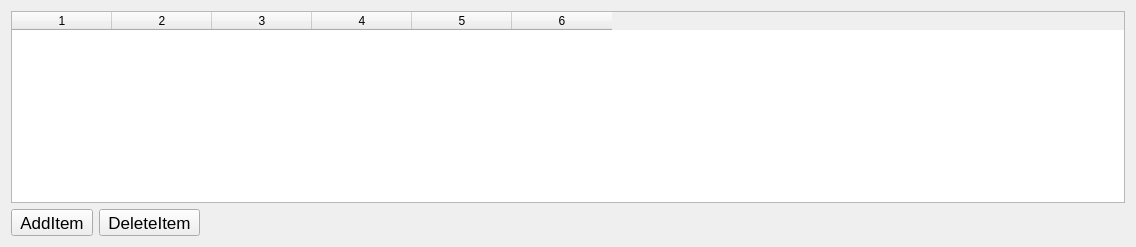
          <widget class="QWidget" name="tabKernel2">
           <attribute name="title">
            <string>Block</string>
           </attribute>
           <layout class="QGridLayout" name="gridLayout_13">
            <item row="0" column="0" colspan="3">
             <widget class="QTableWidget" name="table_kernel_block">
              <property name="rowCount">
               <number>0</number>
              </property>
              <property name="columnCount">
               <number>6</number>
              </property>
              <column/>
              <column/>
              <column/>
              <column/>
              <column/>
              <column/>
             </widget>
            </item>
            <item row="1" column="0">
             <widget class="QToolButton" name="btnKernelBlock_Add">
              <property name="font">
               <font>
                <pointsize>13</pointsize>
               </font>
              </property>
              <property name="text">
               <string>AddItem</string>
              </property>
              <property name="icon">
               <iconset resource="qtocc.qrc">
                <normaloff>:/icon/add.png</normaloff>:/icon/add.png</iconset>
              </property>
              <property name="iconSize">
               <size>
                <width>20</width>
                <height>20</height>
               </size>
              </property>
             </widget>
            </item>
            <item row="1" column="1">
             <widget class="QToolButton" name="btnKernelBlock_Del">
              <property name="font">
               <font>
                <pointsize>13</pointsize>
               </font>
              </property>
              <property name="text">
               <string>DeleteItem</string>
              </property>
              <property name="icon">
               <iconset resource="qtocc.qrc">
                <normaloff>:/icon/del.png</normaloff>:/icon/del.png</iconset>
              </property>
              <property name="iconSize">
               <size>
                <width>20</width>
                <height>20</height>
               </size>
              </property>
              <property name="shortcut">
               <string>Del</string>
              </property>
             </widget>
            </item>
            <item row="1" column="2">
             <spacer name="horizontalSpacer_8">
              <property name="orientation">
               <enum>Qt::Horizontal</enum>
              </property>
              <property name="sizeHint" stdset="0">
               <size>
                <width>919</width>
                <height>20</height>
               </size>
              </property>
             </spacer>
            </item>
           </layout>
          </widget>
